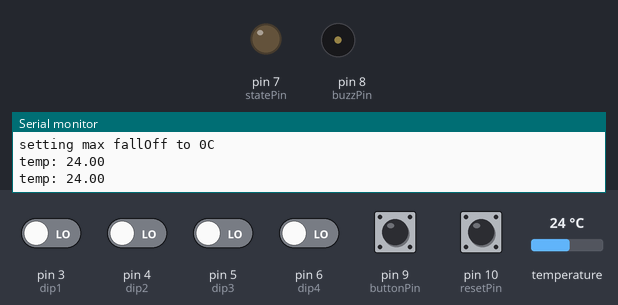
Simulated run of this sketch. Board: Arduino Uno, built with avr-gcc and run on an emulated ATmega328P. Parts: output pins drawn as LEDs (lit = HIGH), buzzer (waves = sounding, pin HIGH), the last lines printed to the serial monitor. The test bench sets the inputs (shaded band); at power-on: pin 3 (dip1), pin 4 (dip2), pin 5 (dip3), pin 6 (dip4), pin 9 (buttonPin), pin 10 (resetPin) LOW, temperature 24 °C.

Above: at 3.3 s.
3.4 s: pin 9 (buttonPin) pulled HIGH for 2.15 s
At 5.4 s:
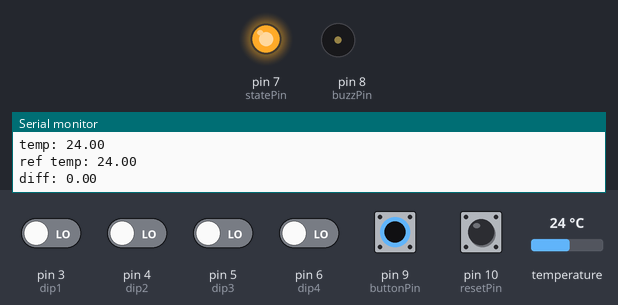
7.0 s: temperature set to 23.1 °C
At 8.6 s:
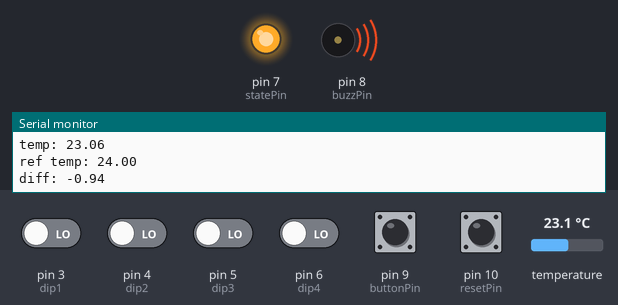
12.7 s: temperature set to 28 °C
At 13.8 s:
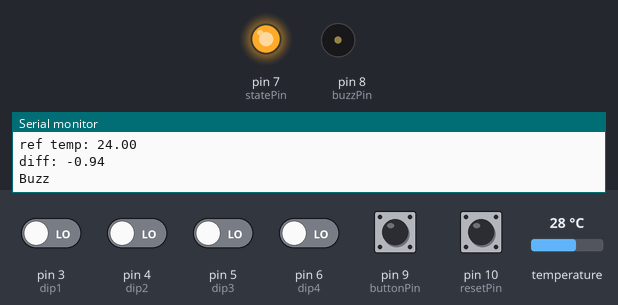
15.2 s: pin 10 (resetPin) pulled HIGH for 2.15 s
At 16.5 s:
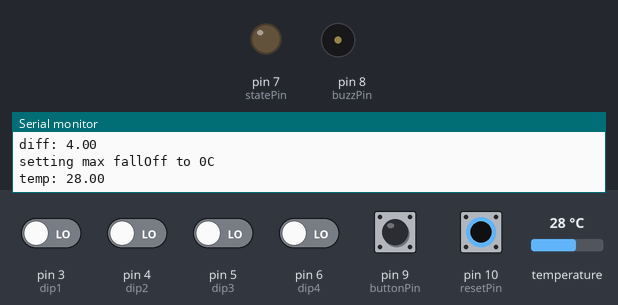
Timing chart, 0 to 18.2 s (numbered marks = the images above; inputs shaded):
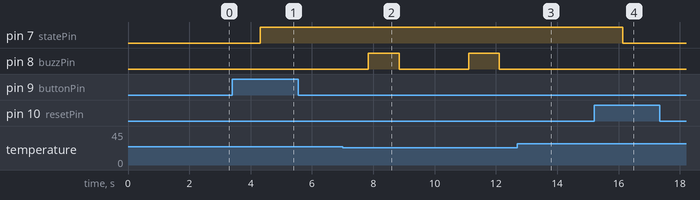

Measured:
- the behaviour switches between 24 and 23.9 °C on temperature (found by bisection; images 1 and 2)
- after the input at 3.4 s, pin 7 (statePin): LOW → HIGH after 0.91 s
- after the input at 7.0 s, pin 8 (buzzPin): alternates HIGH for 1.0 s and LOW for 2.3 s, starting after 0.84 s
- after the input at 12.7 s, pin 8 (buzzPin): stays LOW (without the input it goes to HIGH after 1.7 s)
- after the input at 15.2 s, pin 7 (statePin): HIGH → LOW after 0.94 s

The sketch:

temperatureDropMonitor.ino
```cpp
#include <OneWire.h>
#include <DallasTemperature.h>

int maxFallOff = 0;

const int tempPin = 2;
const int buttonPin = 9;
const int resetPin = 10;
const int buzzPin = 8;
const int statePin = 7;

const int dip1 = 3;
const int dip2 = 4;
const int dip3 = 5;
const int dip4 = 6;

int buttonState = 0;
int resetState = 0;
int dip1state = 0;
int dip2state = 0;
int dip3state = 0;
int dip4state = 0;

float refTemp = 0;
float temp = 0;

// nastavení komunikace senzoru přes pin
OneWire oneWire(tempPin);
// převedeme onewire do Dallasu
DallasTemperature sensors(&oneWire);

void setup(void)
{
  pinMode(buzzPin, OUTPUT);
  pinMode(statePin, OUTPUT);
  pinMode(buttonPin, INPUT);
  pinMode(resetPin, INPUT);
  pinMode(dip1, INPUT);
  pinMode(dip2, INPUT);
  pinMode(dip3, INPUT);
  pinMode(dip4, INPUT);
  Serial.begin(9600);
  setMaxFallOff();
  // zapnutí senzoru
  sensors.begin();
}

void loop() {

  // get temperature from sensor
  sensors.requestTemperatures();
  temp = sensors.getTempCByIndex(0);

  // should I set refTemp?
  buttonState = digitalRead(buttonPin);
  if (buttonState == HIGH) {
    refTemp = temp;
  }

  // should I reset refTemp?
  resetState = digitalRead(resetPin);
  if (resetState == HIGH) {
    refTemp = 0;
    setMaxFallOff();
  }

  // write current temp to serial
  Serial.print("temp: ");
  Serial.println(temp);

  // if refTemp is set, turn on status LED,
  // print refTemp and
  // difference to serial
  if (refTemp != 0 ){
    digitalWrite(statePin, HIGH);
    float diff = temp - refTemp;

    Serial.print("ref temp: ");
    Serial.println(refTemp);
    Serial.print("diff: ");
    Serial.println(diff);

    // if difference is greater than maxFallOff,
    // make buzzing to buzz output, where is tranzistor
    // for piezo buzzer
    if (diff < maxFallOff) {
      digitalWrite(buzzPin, HIGH);
      delay(1000);
      digitalWrite(buzzPin, LOW);
      delay(500);
      Serial.println("Buzz");

    } else {
      digitalWrite(buzzPin, LOW);

    }
  } else {
      // if refTemp is not set, turn off state LED
      digitalWrite(statePin, LOW);
    }

  delay(1000);
}

void setMaxFallOff() {
  // Get setting of maxFallOff from dipswitch and set it
  // to variable
  bool isSet = false;
  dip1state = digitalRead(dip1);
  if (dip1state == HIGH) {
    Serial.println("setting max fallOff to 2C");
    maxFallOff = -2;
    isSet = true;
  }

  dip2state = digitalRead(dip2);
  if (dip2state == HIGH) {
    Serial.println("setting max fallOff to 3C");
    maxFallOff = -3;
    isSet = true;
  }

  dip3state = digitalRead(dip3);
  if (dip3state == HIGH) {
    Serial.println("setting max fallOff to 4C");
    maxFallOff = -4;
    isSet = true;
  }

  dip4state = digitalRead(dip4);
  if (dip4state == HIGH) {
    Serial.println("setting max fallOff to 5C");
    maxFallOff = -5;
    isSet = true;
  }

  if (isSet == false) {
    Serial.println("setting max fallOff to 0C");
    maxFallOff = 0;
  }
}
```
